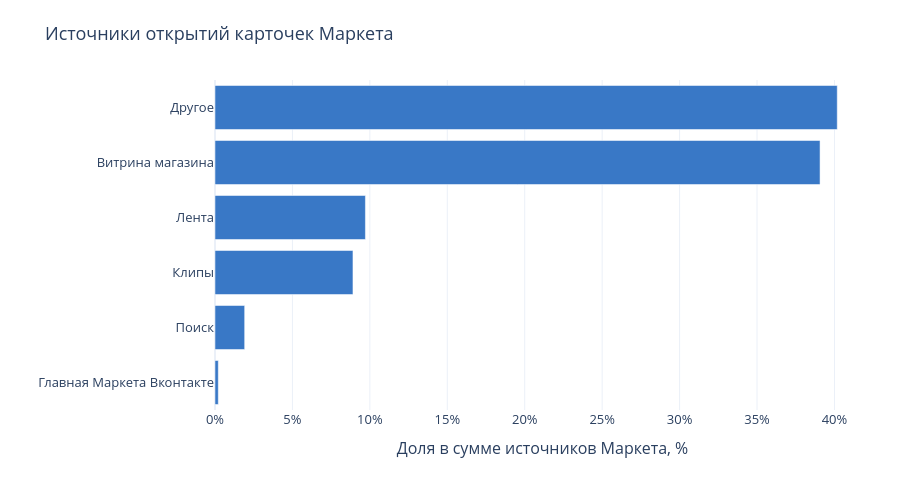

Write notebook code for a chart like this one.
### Markdown cell above
### Интерактивно: откуда открывают карточки Маркета
Доли относятся к сумме учтённых источников открытий Маркета. «Другое» сохранено; данных о заказах по источникам нет.

### Code cell
role_plot = role.sort_values('Доля открытий Маркета, %')
fig = go.Figure(go.Bar(x=role_plot['Доля открытий Маркета, %'], y=role_plot.index, orientation='h',
                       marker_color='#3978C6', customdata=role_plot['Открытия Маркета'],
                       hovertemplate='%{y}<br>Доля: %{x:.2f}%<br>Открытий: %{customdata:,.0f}<extra></extra>'))
fig.update_xaxes(rangemode='tozero', ticksuffix='%')
show_plotly(fig, 'Источники открытий карточек Маркета', 'Доля в сумме источников Маркета, %', '', 500)

### Figure 1 — Plotly figure (JSON) as saved in the notebook; plotly's stock layout.template omitted (floating-point values rounded to 4 significant figures)
{"data": [{"customdata": [412800.0, 3708000.0, 17240000.0, 18800000.0, 75600000.0, 77750000.0], "hovertemplate": "%{y}<br>Доля: %{x:.2f}%<br>Открытий: %{customdata:,.0f}<extra></extra>", "marker": {"color": "#3978C6"}, "orientation": "h", "x": [0.2133, 1.916, 8.909, 9.713, 39.07, 40.18], "y": ["Главная Маркета Вконтакте", "Поиск", "Клипы", "Лента", "Витрина магазина", "Другое"], "type": "bar"}], "layout": {"font": {"size": 13}, "height": 500, "hoverlabel": {"namelength": -1}, "legend": {"title": {"text": "Канал"}}, "margin": {"b": 90, "l": 70, "r": 30, "t": 80}, "title": {"text": "Источники открытий карточек Маркета"}, "xaxis": {"rangemode": "tozero", "ticksuffix": "%", "title": {"text": "Доля в сумме источников Маркета, %"}}, "yaxis": {"title": {"text": ""}}}}
